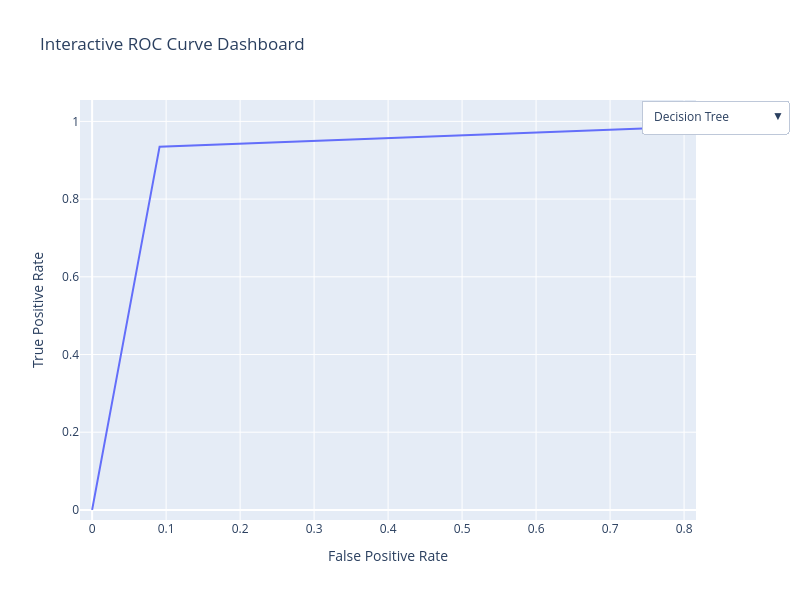

The notebook cell this image was saved under:
### Code cell
models = {
    "Decision Tree": dt_proba,
    "Random Forest": rf_proba,
    "SVM": svm_proba,
    "Logistic Regression": lg_proba
}

fig = go.Figure()
buttons = []
n_models = len(models)

for i, (name, prob) in enumerate(models.items()):
    fpr, tpr, _ = roc_curve(y_test, prob)
    roc_auc = auc(fpr, tpr)

    # Add trace
    fig.add_scatter(
        x=fpr,
        y=tpr,
        mode="lines",
        name=f"{name} (AUC={roc_auc:.3f})",
        visible=(i == 0),
    )

    #Dropdown visibility for this model
    vis = [False] * n_models
    vis[i] = True
    buttons.append(dict(
        label=name,
        method="update",
        args=[{"visible": vis}]
    ))

fig.update_layout(
    title="Interactive ROC Curve Dashboard",
    xaxis_title="False Positive Rate",
    yaxis_title="True Positive Rate",
    width=800,
    height=600,
    updatemenus=[dict(active=0, buttons=buttons, x=1.15, y=1)],
)

fig.show()

### Figure 1 — Plotly figure (JSON) as saved in the notebook; plotly's stock layout.template omitted (floating-point values rounded to 4 significant figures; data arrays with more than 128 entries replaced by an {"elided": "..."} marker saying what was removed)
{"data": [{"mode": "lines", "name": "Decision Tree (AUC=0.922)", "type": "scatter", "visible": true, "x": [0, 0.09119, 1], "y": [0, 0.9349, 1]}, {"mode": "lines", "name": "Random Forest (AUC=0.994)", "type": "scatter", "visible": false, "x": [0, 0, 0, 0, 0, 0, 0, 0, 0, 0, 0.001025, 0.001025, 0.001025, 0.001025, 0.002049, 0.002049, 0.002049, 0.002049, 0.003074, 0.003074, 0.003074, 0.003074, 0.003074, 0.005123, 0.005123, 0.006148, 0.006148, 0.007172, 0.008197, 0.009221, 0.009221, 0.01127, 0.01332, 0.01332, 0.01332, 0.01434, 0.01537, 0.01844, 0.01947, 0.02049, 0.02152, 0.02357, 0.02869, 0.03074, 0.03074, 0.03381, 0.03484, 0.03791, 0.04201, 0.04406, 0.04611, 0.04816, 0.04918, 0.05328, 0.0543, 0.05635, 0.05943, 0.06148, 0.06557, 0.06865, 0.06865, 0.07684, 0.07992, 0.08504, 0.09119, 0.09426, 0.09939, 0.1025, 0.1055, 0.1117, 0.1158, 0.1209, 0.125, 0.1342, 0.1445, 0.1568, 0.1701, 0.1814, 0.1906, 0.1998, 0.2131, 0.2244, 0.2357, 0.2439, 0.2541, 0.2736, 0.2838, 0.2971, 0.3145, 0.334, 0.3555, 0.3832, 0.4006, 0.4221, 0.4416, 0.4723, 0.5133, 0.5656, 0.6189, 0.7254, 1], "y": [0, 0.3244, 0.468, 0.5548, 0.6116, 0.6508, 0.6787, 0.7076, 0.7231, 0.7459, 0.7614, 0.781, 0.7986, 0.813, 0.8264, 0.8357, 0.844, 0.8554, 0.8626, 0.8698, 0.8719, 0.8791, 0.8843, 0.8895, 0.8926, 0.8977, 0.9029, 0.9039, 0.906, 0.907, 0.9112, 0.9153, 0.9225, 0.9287, 0.9329, 0.936, 0.938, 0.939, 0.9432, 0.9442, 0.9463, 0.9483, 0.9494, 0.9514, 0.9556, 0.9576, 0.9587, 0.9597, 0.9607, 0.9618, 0.9638, 0.9638, 0.9649, 0.9659, 0.9669, 0.969, 0.9711, 0.9711, 0.9731, 0.9731, 0.9742, 0.9762, 0.9762, 0.9773, 0.9804, 0.9824, 0.9824, 0.9845, 0.9845, 0.9866, 0.9866, 0.9876, 0.9886, 0.9897, 0.9907, 0.9907, 0.9907, 0.9928, 0.9948, 0.9959, 0.9959, 0.9959, 0.9969, 0.9969, 0.9969, 0.9979, 0.9979, 0.9979, 0.9979, 0.9979, 0.9979, 0.9979, 0.9979, 0.9979, 0.9979, 0.9979, 0.9979, 1, 1, 1, 1]}, {"mode": "lines", "name": "SVM (AUC=0.894)", "type": "scatter", "visible": false, "x": {"elided": "485 float values"}, "y": {"elided": "485 float values"}}, {"mode": "lines", "name": "Logistic Regression (AUC=0.893)", "type": "scatter", "visible": false, "x": {"elided": "504 float values"}, "y": {"elided": "504 float values"}}], "layout": {"dragmode": "pan", "height": 600, "title": {"text": "Interactive ROC Curve Dashboard"}, "updatemenus": [{"active": 0, "buttons": [{"args": [{"visible": [true, false, false, false]}], "label": "Decision Tree", "method": "update"}, {"args": [{"visible": [false, true, false, false]}], "label": "Random Forest", "method": "update"}, {"args": [{"visible": [false, false, true, false]}], "label": "SVM", "method": "update"}, {"args": [{"visible": [false, false, false, true]}], "label": "Logistic Regression", "method": "update"}], "x": 1.15, "y": 1}], "width": 800, "xaxis": {"autorange": false, "range": [-0.01638, 0.8161], "title": {"text": "False Positive Rate"}, "type": "linear"}, "yaxis": {"autorange": false, "range": [-0.02603, 1.055], "title": {"text": "True Positive Rate"}, "type": "linear"}}}
